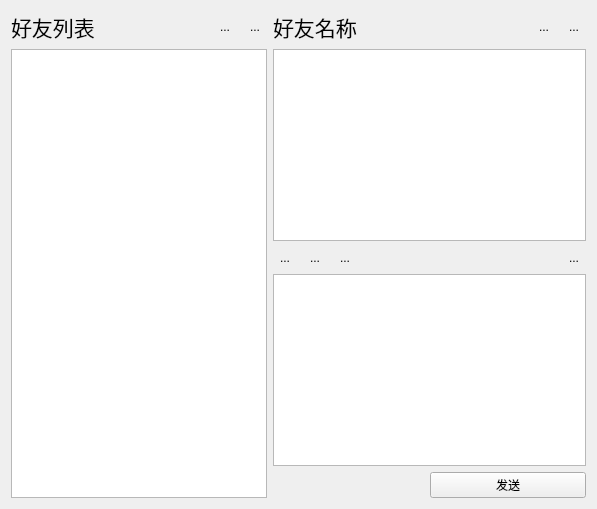
        <widget class="QWidget" name="page_4">
         <layout class="QHBoxLayout" name="horizontalLayout_12">
          <item>
           <layout class="QVBoxLayout" name="verticalLayout_7">
            <item>
             <layout class="QHBoxLayout" name="horizontalLayout_11">
              <item>
               <widget class="QLabel" name="friendsListLacbel">
                <property name="font">
                 <font>
                  <pointsize>16</pointsize>
                  <bold>false</bold>
                 </font>
                </property>
                <property name="text">
                 <string>好友列表</string>
                </property>
               </widget>
              </item>
              <item>
               <spacer name="horizontalSpacer_10">
                <property name="orientation">
                 <enum>Qt::Horizontal</enum>
                </property>
                <property name="sizeType">
                 <enum>QSizePolicy::Fixed</enum>
                </property>
                <property name="sizeHint" stdset="0">
                 <size>
                  <width>70</width>
                  <height>20</height>
                 </size>
                </property>
               </spacer>
              </item>
              <item>
               <widget class="QToolButton" name="friendFlushBtn">
                <property name="text">
                 <string>...</string>
                </property>
                <property name="icon">
                 <iconset resource="res.qrc">
                  <normaloff>:/flush</normaloff>:/flush</iconset>
                </property>
                <property name="iconSize">
                 <size>
                  <width>40</width>
                  <height>40</height>
                 </size>
                </property>
                <property name="autoRaise">
                 <bool>true</bool>
                </property>
               </widget>
              </item>
              <item>
               <widget class="QToolButton" name="friendAddBtn">
                <property name="text">
                 <string>...</string>
                </property>
                <property name="icon">
                 <iconset resource="res.qrc">
                  <normaloff>:/add</normaloff>:/add</iconset>
                </property>
                <property name="iconSize">
                 <size>
                  <width>40</width>
                  <height>40</height>
                 </size>
                </property>
                <property name="autoRaise">
                 <bool>true</bool>
                </property>
               </widget>
              </item>
             </layout>
            </item>
            <item>
             <widget class="QListWidget" name="friendList">
              <property name="maximumSize">
               <size>
                <width>300</width>
                <height>16777215</height>
               </size>
              </property>
             </widget>
            </item>
           </layout>
          </item>
          <item>
           <layout class="QVBoxLayout" name="verticalLayout_11">
            <item>
             <layout class="QHBoxLayout" name="horizontalLayout_9">
              <item>
               <widget class="QLabel" name="friendNameLabel">
                <property name="font">
                 <font>
                  <pointsize>16</pointsize>
                 </font>
                </property>
                <property name="text">
                 <string>好友名称</string>
                </property>
               </widget>
              </item>
              <item>
               <spacer name="horizontalSpacer_8">
                <property name="orientation">
                 <enum>Qt::Horizontal</enum>
                </property>
                <property name="sizeHint" stdset="0">
                 <size>
                  <width>169</width>
                  <height>20</height>
                 </size>
                </property>
               </spacer>
              </item>
              <item>
               <widget class="QToolButton" name="toolButton_16">
                <property name="text">
                 <string>...</string>
                </property>
                <property name="icon">
                 <iconset resource="res.qrc">
                  <normaloff>:/files</normaloff>:/files</iconset>
                </property>
                <property name="iconSize">
                 <size>
                  <width>40</width>
                  <height>40</height>
                 </size>
                </property>
                <property name="autoRaise">
                 <bool>true</bool>
                </property>
               </widget>
              </item>
              <item>
               <widget class="QToolButton" name="friendMenuBtn">
                <property name="text">
                 <string>...</string>
                </property>
                <property name="icon">
                 <iconset resource="res.qrc">
                  <normaloff>:/menu</normaloff>:/menu</iconset>
                </property>
                <property name="iconSize">
                 <size>
                  <width>40</width>
                  <height>40</height>
                 </size>
                </property>
                <property name="autoRaise">
                 <bool>true</bool>
                </property>
               </widget>
              </item>
             </layout>
            </item>
            <item>
             <widget class="QTextBrowser" name="friendTextBro">
              <property name="font">
               <font>
                <pointsize>16</pointsize>
               </font>
              </property>
             </widget>
            </item>
            <item>
             <layout class="QHBoxLayout" name="horizontalLayout_16">
              <item>
               <widget class="QToolButton" name="toolButton_34">
                <property name="text">
                 <string>...</string>
                </property>
                <property name="icon">
                 <iconset resource="res.qrc">
                  <normaloff>:/express</normaloff>:/express</iconset>
                </property>
                <property name="iconSize">
                 <size>
                  <width>40</width>
                  <height>40</height>
                 </size>
                </property>
                <property name="autoRaise">
                 <bool>true</bool>
                </property>
               </widget>
              </item>
              <item>
               <widget class="QToolButton" name="toolButton_35">
                <property name="text">
                 <string>...</string>
                </property>
                <property name="icon">
                 <iconset resource="res.qrc">
                  <normaloff>:/sendfile</normaloff>:/sendfile</iconset>
                </property>
                <property name="iconSize">
                 <size>
                  <width>40</width>
                  <height>40</height>
                 </size>
                </property>
                <property name="autoRaise">
                 <bool>true</bool>
                </property>
               </widget>
              </item>
              <item>
               <widget class="QToolButton" name="toolButton_33">
                <property name="text">
                 <string>...</string>
                </property>
                <property name="icon">
                 <iconset resource="res.qrc">
                  <normaloff>:/screenshot</normaloff>:/screenshot</iconset>
                </property>
                <property name="iconSize">
                 <size>
                  <width>40</width>
                  <height>40</height>
                 </size>
                </property>
                <property name="autoRaise">
                 <bool>true</bool>
                </property>
               </widget>
              </item>
              <item>
               <spacer name="horizontalSpacer_17">
                <property name="orientation">
                 <enum>Qt::Horizontal</enum>
                </property>
                <property name="sizeHint" stdset="0">
                 <size>
                  <width>40</width>
                  <height>20</height>
                 </size>
                </property>
               </spacer>
              </item>
              <item>
               <widget class="QToolButton" name="historyChatBtn">
                <property name="text">
                 <string>...</string>
                </property>
                <property name="icon">
                 <iconset resource="res.qrc">
                  <normaloff>:/history</normaloff>:/history</iconset>
                </property>
                <property name="iconSize">
                 <size>
                  <width>40</width>
                  <height>40</height>
                 </size>
                </property>
                <property name="autoRaise">
                 <bool>true</bool>
                </property>
               </widget>
              </item>
             </layout>
            </item>
            <item>
             <widget class="QTextEdit" name="friendTextEdit">
              <property name="maximumSize">
               <size>
                <width>16777215</width>
                <height>200</height>
               </size>
              </property>
             </widget>
            </item>
            <item>
             <layout class="QHBoxLayout" name="horizontalLayout_17">
              <item>
               <spacer name="horizontalSpacer_16">
                <property name="orientation">
                 <enum>Qt::Horizontal</enum>
                </property>
                <property name="sizeHint" stdset="0">
                 <size>
                  <width>40</width>
                  <height>20</height>
                 </size>
                </property>
               </spacer>
              </item>
              <item>
               <widget class="QPushButton" name="friendSendBtn">
                <property name="sizePolicy">
                 <sizepolicy hsizetype="Expanding" vsizetype="Preferred">
                  <horstretch>0</horstretch>
                  <verstretch>0</verstretch>
                 </sizepolicy>
                </property>
                <property name="minimumSize">
                 <size>
                  <width>100</width>
                  <height>0</height>
                 </size>
                </property>
                <property name="maximumSize">
                 <size>
                  <width>300</width>
                  <height>16777215</height>
                 </size>
                </property>
                <property name="text">
                 <string>发送</string>
                </property>
               </widget>
              </item>
             </layout>
            </item>
           </layout>
          </item>
         </layout>
        </widget>
